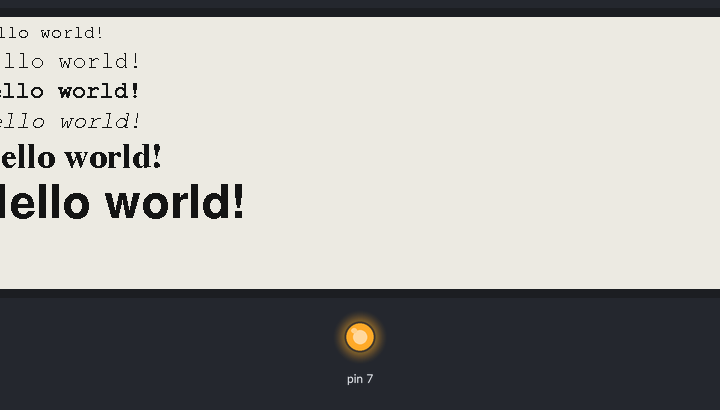
Bench run of a sketch on a simulated Arduino Mega 2560, built for the host (arithmetic inside an expression is 32-bit, double 64-bit). On the bench: 792×272 one-colour display, output pins drawn as LEDs (lit = HIGH).

Above: at 4.1 s.

The sketch:

GxEDP_CrowPanel579_Text.ino
```cpp
// (licence header left out)
// Include the GxEPD2 libraries
#include <GxEPD2_BW.h>

// Include font definitions
#include <Fonts/FreeMono9pt7b.h>
#include <Fonts/FreeMono12pt7b.h>
#include <Fonts/FreeMonoBold12pt7b.h>
#include <Fonts/FreeMonoOblique12pt7b.h>
#include <Fonts/FreeSerifBold18pt7b.h>
#include <Fonts/FreeSansBold24pt7b.h>

// Pin definitions for CrowPanel
const int EINK_BUSY = 48;
const int EINK_RST  = 47;
const int EINK_DC   = 46;
const int EINK_CS   = 45;
const int EINK_SCK  = 12;  // (SCK)
const int EINK_MOSI = 11;  // (MOSI)

// GDEY0579T93    5.79" b/w 792x272, SSD1683
// Create display object
GxEPD2_BW<GxEPD2_579_GDEY0579T93, GxEPD2_579_GDEY0579T93::HEIGHT> display(GxEPD2_579_GDEY0579T93(EINK_CS, EINK_DC, EINK_RST, EINK_BUSY));

void displayPowerOn () {
  pinMode(7, OUTPUT);
  digitalWrite(7, HIGH);     // Activates ePaper power supply
}

void setup()
{

  displayPowerOn();      // Turns on the ePaper

  // ePaper initialization
  display.init(115200);
  display.setFullWindow();
  display.fillScreen(GxEPD_WHITE);
  display.setRotation(0);

  display.setTextColor(GxEPD_BLACK);
  display.setTextSize(1);

  display.setFont(&FreeMono9pt7b);
  display.setCursor(10, 20);
  display.print("Hello world!");

  display.setFont(&FreeMono12pt7b);
  display.setCursor(10, 50);
  display.print("Hello world!");

  display.setFont(&FreeMonoBold12pt7b);
  display.setCursor(10, 80);
  display.print("Hello world!");

  display.setFont(&FreeMonoOblique12pt7b);
  display.setCursor(10, 110);
  display.print("Hello world!");

  display.setFont(&FreeSerifBold18pt7b);
  display.setCursor(10, 150);
  display.print("Hello world!");

  display.setFont(&FreeSansBold24pt7b);
  display.setCursor(10, 200);
  display.print("Hello world!");
  display.display();
}

void loop() {
  // Does nothing
}
```
